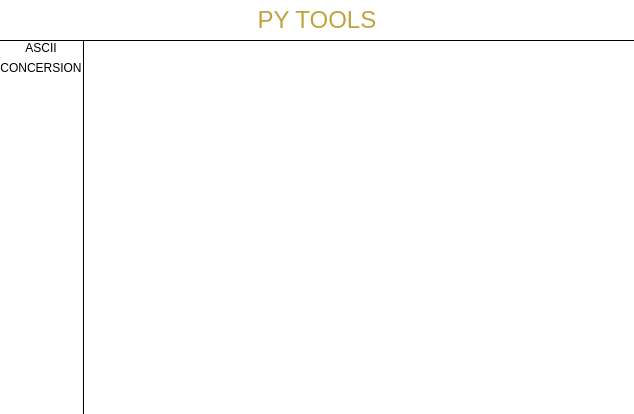
<?xml version="1.0" encoding="UTF-8"?>
<ui version="4.0">
 <class>pyTools</class>
 <widget class="QWidget" name="pyTools">
  <property name="geometry">
   <rect>
    <x>0</x>
    <y>0</y>
    <width>634</width>
    <height>414</height>
   </rect>
  </property>
  <property name="windowTitle">
   <string>Form</string>
  </property>
  <property name="styleSheet">
   <string notr="true">QWidget {
	background-color:#FFFFFF;
}</string>
  </property>
  <layout class="QGridLayout" name="gridLayout_2">
   <property name="leftMargin">
    <number>0</number>
   </property>
   <property name="topMargin">
    <number>0</number>
   </property>
   <property name="rightMargin">
    <number>0</number>
   </property>
   <property name="bottomMargin">
    <number>0</number>
   </property>
   <property name="spacing">
    <number>0</number>
   </property>
   <item row="0" column="0" colspan="2">
    <widget class="QLabel" name="title">
     <property name="sizePolicy">
      <sizepolicy hsizetype="Expanding" vsizetype="Fixed">
       <horstretch>0</horstretch>
       <verstretch>0</verstretch>
      </sizepolicy>
     </property>
     <property name="styleSheet">
      <string notr="true">QLabel#title{
	font-size:18pt;
	border-top:none;
	border-left:none;
	border-right:none;
	border-bottom: 1px solid #000000;
	color: rgb(191, 165, 64);
}</string>
     </property>
     <property name="text">
      <string>PY TOOLS</string>
     </property>
     <property name="alignment">
      <set>Qt::AlignHCenter|Qt::AlignTop</set>
     </property>
    </widget>
   </item>
   <item row="1" column="0">
    <widget class="QScrollArea" name="scrollArea">
     <property name="sizePolicy">
      <sizepolicy hsizetype="Fixed" vsizetype="Expanding">
       <horstretch>0</horstretch>
       <verstretch>0</verstretch>
      </sizepolicy>
     </property>
     <property name="styleSheet">
      <string notr="true">QPushButton {
	border:none;
}
QPushButton:hover {
	background-color: #E8E8E8;
}
QPushButton:checked {
	background-color: #0E35F7;
}
QScrollArea {
	border-top : none; /*上框线*/
	border-bottom : none; /*下框线*/
	border-left : none; /*左框线*/
	border-right : 1px solid #000000; /*右框线*/
}</string>
     </property>
     <property name="widgetResizable">
      <bool>true</bool>
     </property>
     <widget class="QWidget" name="scrollAreaWidgetContents">
      <property name="geometry">
       <rect>
        <x>0</x>
        <y>0</y>
        <width>94</width>
        <height>371</height>
       </rect>
      </property>
      <layout class="QGridLayout" name="gridLayout">
       <property name="leftMargin">
        <number>0</number>
       </property>
       <property name="topMargin">
        <number>0</number>
       </property>
       <property name="rightMargin">
        <number>0</number>
       </property>
       <property name="bottomMargin">
        <number>0</number>
       </property>
       <property name="horizontalSpacing">
        <number>0</number>
       </property>
       <item row="1" column="0">
        <widget class="QPushButton" name="conversionBtn">
         <property name="sizePolicy">
          <sizepolicy hsizetype="Expanding" vsizetype="Fixed">
           <horstretch>0</horstretch>
           <verstretch>0</verstretch>
          </sizepolicy>
         </property>
         <property name="cursor">
          <cursorShape>PointingHandCursor</cursorShape>
         </property>
         <property name="text">
          <string>CONCERSION</string>
         </property>
        </widget>
       </item>
       <item row="0" column="0">
        <widget class="QPushButton" name="asciiBtn">
         <property name="sizePolicy">
          <sizepolicy hsizetype="Expanding" vsizetype="Fixed">
           <horstretch>0</horstretch>
           <verstretch>0</verstretch>
          </sizepolicy>
         </property>
         <property name="cursor">
          <cursorShape>PointingHandCursor</cursorShape>
         </property>
         <property name="text">
          <string>ASCII</string>
         </property>
        </widget>
       </item>
       <item row="2" column="0">
        <spacer name="verticalSpacer">
         <property name="orientation">
          <enum>Qt::Vertical</enum>
         </property>
         <property name="sizeHint" stdset="0">
          <size>
           <width>20</width>
           <height>40</height>
          </size>
         </property>
        </spacer>
       </item>
      </layout>
     </widget>
    </widget>
   </item>
   <item row="1" column="1">
    <widget class="QStackedWidget" name="stackedWidget">
     <property name="sizePolicy">
      <sizepolicy hsizetype="Expanding" vsizetype="Expanding">
       <horstretch>0</horstretch>
       <verstretch>0</verstretch>
      </sizepolicy>
     </property>
    </widget>
   </item>
  </layout>
 </widget>
 <resources/>
 <connections/>
</ui>
